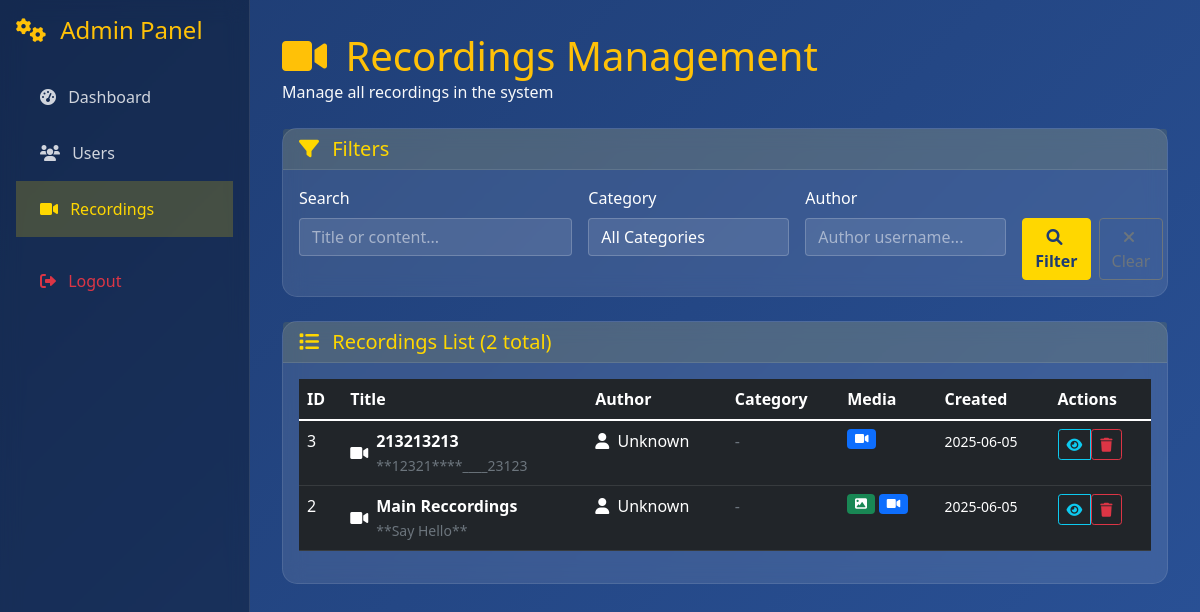
The app's page /admin/recordings (signed in), older data.
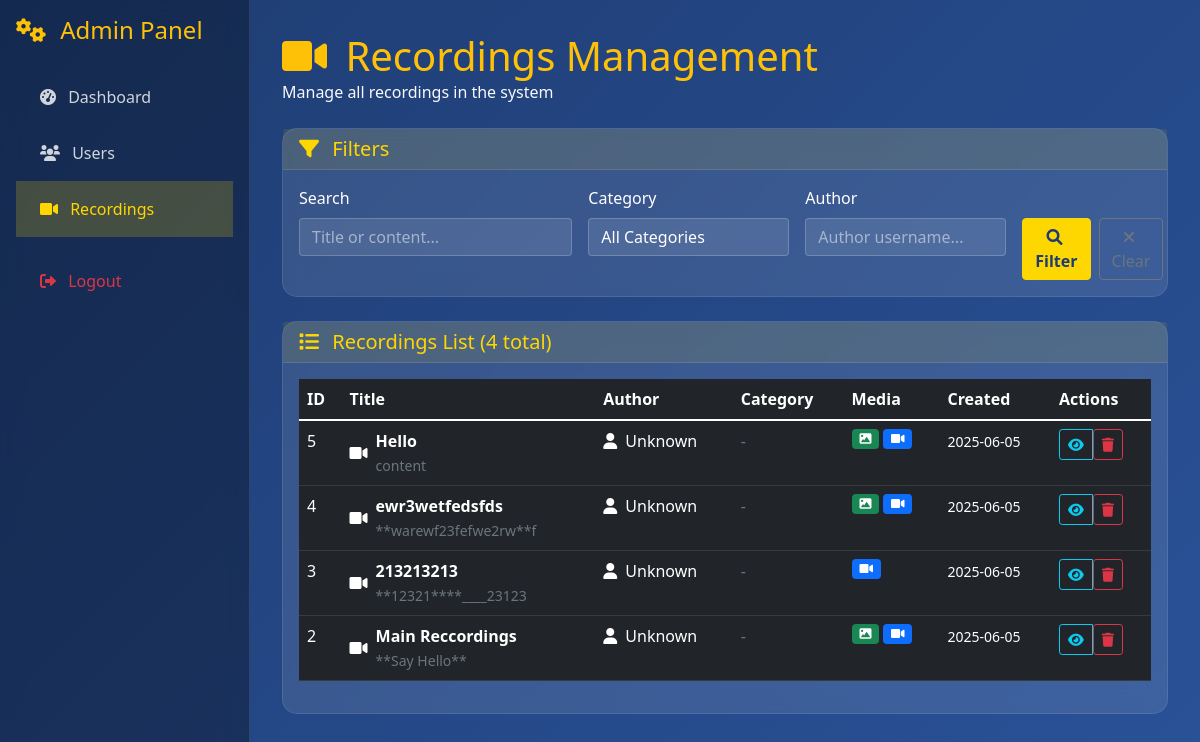
The same page, newer data.
### tables this page shows
CREATE TABLE recordings (
            id INTEGER PRIMARY KEY AUTOINCREMENT,
            title TEXT NOT NULL,
            content TEXT,
            image_path TEXT,
            video_path TEXT,
            category_id INTEGER,
            author_id INTEGER,
            created_at TIMESTAMP DEFAULT CURRENT_TIMESTAMP,
            updated_at TIMESTAMP DEFAULT CURRENT_TIMESTAMP,
            views INTEGER DEFAULT 0,
            FOREIGN KEY (category_id) REFERENCES categories (id),
            FOREIGN KEY (author_id) REFERENCES users (id)
        );

### backend/app.py (the view)
@app.route('/admin/recordings')
@admin_required
def admin_recordings():
    db = get_db()
    cursor = db.cursor()
    search = request.args.get('search', '').strip()
    category_filter = request.args.get('category', '').strip()
    page = int(request.args.get('page', 1))
    per_page = 20
    query = '''
        SELECT r.*, c.name as category_name, u.username as author_username
        FROM recordings r
        LEFT JOIN categories c ON r.category_id = c.id
        LEFT JOIN users u ON r.author_id = u.id
    '''
    params = []
    conditions = []
    if search:
        conditions.append('(r.title LIKE ? OR r.content LIKE ?)')
        params.extend([f'%{search}%', f'%{search}%'])
    if category_filter:
        conditions.append('r.category_id = ?')
        params.append(category_filter)
    if conditions:
        query += ' WHERE ' + ' AND '.join(conditions)
    query += ' ORDER BY r.created_at DESC'
    count_query = 'SELECT COUNT(*) as total FROM recordings r'
    if conditions:
        count_query += ' WHERE ' + ' AND '.join(conditions)
    cursor.execute(count_query, params)
    total = cursor.fetchone()['total']
    offset = (page - 1) * per_page
    query += f' LIMIT {per_page} OFFSET {offset}'
    cursor.execute(query, params)
    recordings = cursor.fetchall()
    cursor.execute('SELECT * FROM categories ORDER BY name')
    categories = cursor.fetchall()
    return render_template('admin/recordings.html',
                         recordings=recordings,
                         categories=categories,
                         total=total,
                         search=search,
                         category_filter=category_filter,
                         page=page,
                         per_page=per_page,
                         total_pages=(total + per_page - 1) // per_page)

### backend/app.py (called while the page is built)
def get_db():
    if 'db' not in g:
        g.db = sqlite3.connect(app.config['DATABASE'])
        g.db.row_factory = sqlite3.Row
    return g.db

def close_db_1(e=None):
    db = g.pop('db', None)
    if db is not None:
        db.close()

def admin_required(f):
    @wraps(f)
    def decorated_function(*args, **kwargs):
        if 'admin_user_id' not in session:
            return redirect(url_for('admin_login'))
        return f(*args, **kwargs)
    return decorated_function

### backend/templates/admin/recordings.html (shortened to what this page needs)
{% extends "admin/base.html" %}
{% block content %}
<div class="row mb-4">
    <div class="col">
        <h1 class="text-warning mb-0">
            <i class="fas fa-video me-2"></i>
            Recordings Management
        </h1>
        <p class="text-light mb-0">Manage all recordings in the system</p>
    </div>
</div>
<div class="card mb-4">
    <div class="card-header">
        <h5 class="mb-0">
            <i class="fas fa-filter me-2"></i>
            Filters
        </h5>
    </div>
    <div class="card-body">
        <form method="GET" class="row g-3">
            <div class="col-md-4">
                <label for="search" class="form-label">Search</label>
                <input type="text" class="form-control" id="search" name="search"
                       value="{{ search }}" placeholder="Title or content...">
            </div>
            <div class="col-md-3">
                <label for="category" class="form-label">Category</label>
                <select class="form-select" id="category" name="category">
                    <option value="">All Categories</option>
                </select>
            </div>
            <div class="col-md-3">
                <label for="author" class="form-label">Author</label>
                <input type="text" class="form-control" id="author" name="author"
                       value="{{ author_filter }}" placeholder="Author username...">
            </div>
            <div class="col-md-2">
                <label class="form-label">&nbsp;</label>
                <div class="d-flex gap-2">
                    <button type="submit" class="btn btn-primary">
                        <i class="fas fa-search me-1"></i>
                        Filter
                    </button>
                    <a href="{{ url_for('admin_recordings') }}" class="btn btn-outline-secondary">
                        <i class="fas fa-times me-1"></i>
                        Clear
                    </a>
                </div>
            </div>
        </form>
    </div>
</div>
<div class="card">
    <div class="card-header d-flex justify-content-between align-items-center">
        <h5 class="mb-0">
            <i class="fas fa-list me-2"></i>
            Recordings List ({{ total }} total)
        </h5>
    </div>
    <div class="card-body">
        {% if recordings %}
            <div class="table-responsive">
                <table class="table table-dark table-hover">
                    <thead>
                        <tr>
                            <th>ID</th>
                            <th>Title</th>
                            <th>Author</th>
                            <th>Category</th>
                            <th>Media</th>
                            <th>Created</th>
                            <th>Actions</th>
                        </tr>
                    </thead>
                    <tbody>
                        {% for recording in recordings %}
                        <tr>
                            <td>{{ recording.id }}</td>
                            <td>
                                <div class="d-flex align-items-center">
                                    <i class="fas fa-video me-2"></i>
                                    <div>
                                        <div class="fw-bold" title="{{ recording.title }}">
                                            {{ recording.title[:40] + '...' if recording.title|length > 40 else recording.title }}
                                        </div>
                                        {% if recording.content %}
                                            <small class="text-muted">
                                                {{ recording.content[:60] + '...' if recording.content|length > 60 else recording.content }}
                                            </small>
                                        {% endif %}
                                    </div>
                                </div>
                            </td>
                            <td>
                                <i class="fas fa-user me-1"></i>
                                {{ recording.author or 'Unknown' }}
                            </td>
                            <td>
                                {% if recording.category %}
                                    <span class="badge bg-info">{{ recording.category }}</span>
                                {% else %}
                                    <span class="text-muted">-</span>
                                {% endif %}
                            </td>
                            <td>
                                <div class="d-flex gap-1">
                                    {% if recording.image_path %}
                                        <span class="badge bg-success" title="Has Image">
                                            <i class="fas fa-image"></i>
                                        </span>
                                    {% endif %}
                                    {% if recording.video_path %}
                                        <span class="badge bg-primary" title="Has Video">
                                            <i class="fas fa-video"></i>
                                        </span>
                                    {% endif %}
                                </div>
                            </td>
                            <td>
                                <small>{{ moment(recording.created_at).format('MMM DD, YYYY') if moment else recording.created_at[:10] }}</small>
                            </td>
                            <td>
                                <div class="btn-group" role="group">
                                    <button type="button" class="btn btn-sm btn-outline-info"
                                            onclick="viewRecording({{ recording.id }})" title="View Details">
                                        <i class="fas fa-eye"></i>
                                    </button>
                                    <form method="POST" action="{{ url_for('delete_recording_admin', recording_id=recording.id) }}"
                                          style="display: inline;" onsubmit="return confirm('Are you sure you want to delete this recording?')">
                                        <button type="submit" class="btn btn-sm btn-outline-danger" title="Delete">
                                            <i class="fas fa-trash"></i>
                                        </button>
                                    </form>
                                </div>
                            </td>
                        </tr>
                        {% endfor %}
                    </tbody>
                </table>
            </div>
        {% else %}
            <div class="text-center text-muted py-5">
                <i class="fas fa-video fa-4x mb-3"></i>
                <h4>No Recordings Found</h4>
                <p>No recordings match your current filters.</p>
            </div>
        {% endif %}
    </div>
</div>
{% endblock %}

### backend/templates/admin/base.html (shortened to what this page needs)
<!DOCTYPE html>
<html lang="ru">
<head>
    <link href="https://cdn.jsdelivr.net/npm/bootstrap@5.1.3/dist/css/bootstrap.min.css" rel="stylesheet">
    <link rel="stylesheet" href="https://cdnjs.cloudflare.com/ajax/libs/font-awesome/6.0.0/css/all.min.css">
</head>
<body>
    <nav class="sidebar">
        <div class="p-3">
            <h4 class="text-warning mb-4">
                <i class="fas fa-cogs me-2"></i>
                Admin Panel
            </h4>
            <ul class="nav flex-column">
                <li class="nav-item">
                    <a class="nav-link {% if request.endpoint == 'admin_dashboard' %}active{% endif %}"
                       href="{{ url_for('admin_dashboard') }}">
                        <i class="fas fa-tachometer-alt me-2"></i>
                        Dashboard
                    </a>
                </li>
                <li class="nav-item">
                    <a class="nav-link {% if request.endpoint == 'admin_users' %}active{% endif %}"
                       href="{{ url_for('admin_users') }}">
                        <i class="fas fa-users me-2"></i>
                        Users
                    </a>
                </li>
                <li class="nav-item">
                    <a class="nav-link {% if request.endpoint == 'admin_recordings' %}active{% endif %}"
                       href="{{ url_for('admin_recordings') }}">
                        <i class="fas fa-video me-2"></i>
                        Recordings
                    </a>
                </li>
                <li class="nav-item mt-3">
                    <a class="nav-link text-danger" href="{{ url_for('admin_logout') }}">
                        <i class="fas fa-sign-out-alt me-2"></i>
                        Logout
                    </a>
                </li>
            </ul>
        </div>
    </nav>
    <div class="main-content">
        {% block content %}{% endblock %}
    </div>
</body>
</html>

### backend/templates/admin/base.html (style rules this page uses)
:root { --primary-color: #1e3c72; --secondary-color: #ffd700; --dark-bg: #0f1419; --card-bg: rgba(255, 255, 255, 0.1); }
body { background: linear-gradient(135deg, #1e3c72 0%, #2a5298 100%); min-height: 100vh; font-family: 'Segoe UI', Tahoma, Geneva, Verdana, sans-serif; }
.sidebar { background: rgba(0, 0, 0, 0.3); backdrop-filter: blur(10px); border-right: 1px solid rgba(255, 255, 255, 0.1); min-height: 100vh; position: fixed; top: 0; left: 0; width: 250px; z-index: 1000; }
.sidebar .nav-link { color: rgba(255, 255, 255, 0.8); padding: 1rem 1.5rem; border-radius: 0; transition: all 0.3s ease; }
.sidebar .nav-link:hover, .sidebar .nav-link.active { background: rgba(255, 215, 0, 0.2); color: var(--secondary-color); }
.main-content { margin-left: 250px; padding: 2rem; }
.card { background: var(--card-bg); backdrop-filter: blur(10px); border: 1px solid rgba(255, 255, 255, 0.1); border-radius: 15px; color: white; }
.card-header { background: rgba(255, 215, 0, 0.1); border-bottom: 1px solid rgba(255, 255, 255, 0.1); color: var(--secondary-color); font-weight: 600; }
.btn-primary { background: var(--secondary-color); border-color: var(--secondary-color); color: var(--primary-color); font-weight: 600; }
.table-dark { background: rgba(0, 0, 0, 0.3); }
.form-control, .form-select { background: rgba(255, 255, 255, 0.1); border: 1px solid rgba(255, 255, 255, 0.2); color: white; }
.form-control::placeholder { color: rgba(255, 255, 255, 0.5); }

Row changes from the older to the newer data that the page shows:
added recordings: id "5", title "Hello", content "content", author "Unknown", created_at "2025-06-05"
added recordings: id "4", title "ewr3wetfedsfds", content "**warewf23fefwe2rw**f", author "Unknown", created_at "2025-06-05"
Text that changed along with them:
{{ total }}: "2" → "4"
